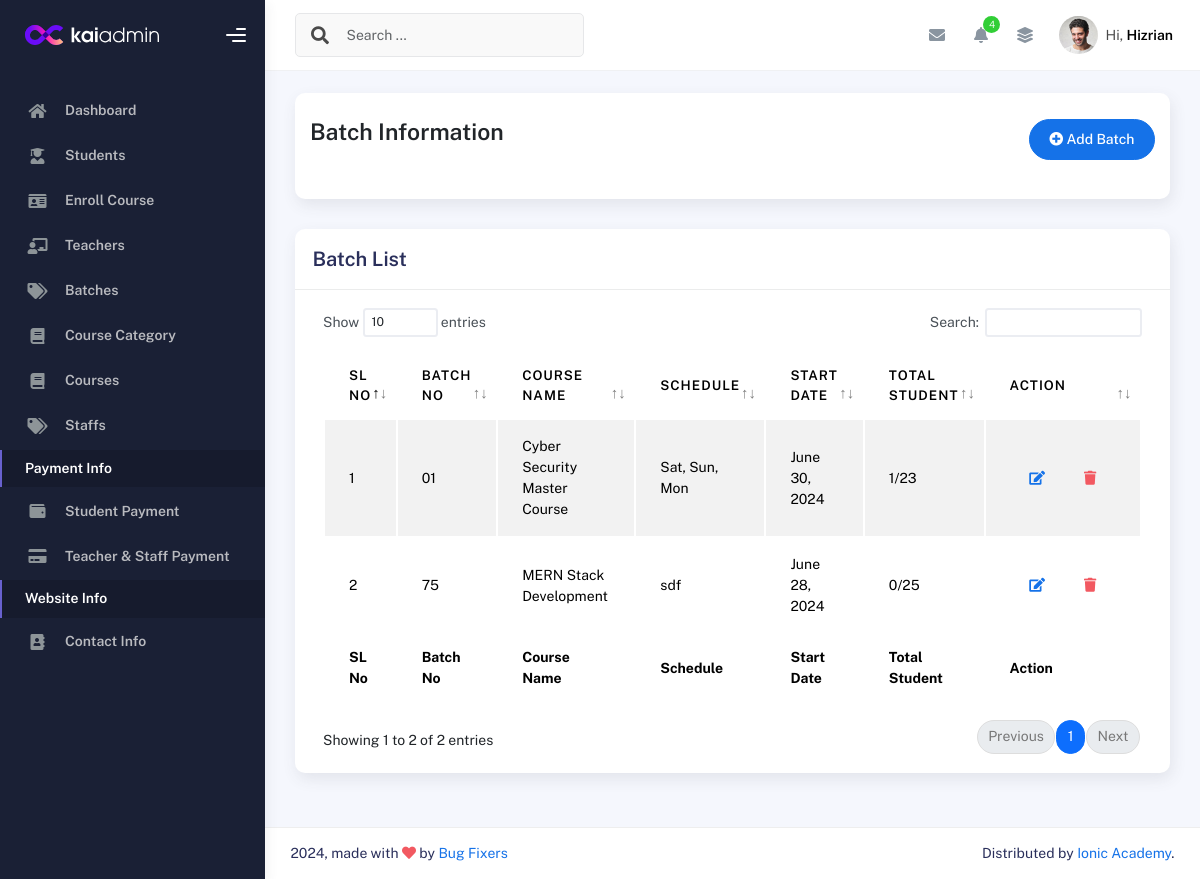
Page /batchlist/ (signed in) on the committed database.
### IMSapp/models.py (models this page shows, shortened)
class BatchInfoModel(models.Model):
    BatchNo=models.CharField(max_length=100,null=True)
    Batchschedule=models.CharField(max_length=100,null=True)
    STATUS = [
        ('On-Going','On-Going'),
        ('Upcomming','Upcomming'),
        ('Completed','Completed')
    ]
    Status=models.CharField(choices = STATUS, max_length=100,null=True)
    BatchStartDate=models.DateField(null=True)
    TotalStudent=models.CharField(max_length=100,null=True)
    BatchInstructor=models.CharField(max_length=100,null=True)
    CourseName=models.ForeignKey(CourseInfoModel,on_delete = models.SET_NULL,related_name='coursenameinfo',null=True)

class CourseInfoModel(models.Model):
    CourseName=models.CharField(max_length=150, null=True)
    Sologan=models.CharField(max_length=100, null=True)
    ShortSummary=models.CharField(max_length=150, null=True)
    CourseCategory=models.ForeignKey(CourseCategoryModel,on_delete=models.SET_NULL,related_name='coursecategory', null=True)
    Lecture=models.IntegerField(null=True)
    CourseDuration=models.IntegerField(null=True)
    WeeklyClass=models.IntegerField(null=True)
    ClassDuration=models.IntegerField(null=True)
    TotalProject=models.IntegerField(null=True)
    CourseOverview=models.TextField(null=True)
    CourseCurrriculum=models.TextField(null=True)
    Software=models.TextField(max_length=200, null=True)
    CourseFor=models.TextField(null=True)
    JobPositions=models.TextField(null=True)
    CourseFee=models.IntegerField(null=True)
    IntroVideo=models.CharField(max_length=200, null=True)
    CourseImage=models.ImageField(upload_to='media/courseImage', null=True)
    def __str__(self):
        return self.CourseName

### IMSapp/batchviews.py (the view)
# urls.py: path('batchlist/',batchlist,name="batchlist"),
@login_required
def batchlist(request):
    batchdata = BatchInfoModel.objects.all()
    combined_data = []
    for data in batchdata:
        enrolledstudent = AdmittedCourseModel.objects.filter(LearningBatch=data).count()
        combined_data.append({
            'batchdata': data,
            'enrolledstudent': enrolledstudent,
        })
    context = {
        'combined_data': combined_data
    }
    return render(request, "batches/batchlist.html", context)

### IMSapp/templates/batches/batchlist.html
{% extends "profilemaster/master.html" %}
{% block content %}
<div class="col-sm-12 col-md-12">
    <div class="card card-stats card-round">
        <div class="card-body">
            <div class="d-flex align-items-left align-items-md-center flex-column flex-md-row pt-2 pb-4">
                <div>
                    <h3 class="fw-bold mb-3">Batch Information</h3>
                </div>
                <div class="ms-md-auto py-2 py-md-0">
                    <a href="{% url 'addbatch' %}" class="btn btn-primary btn-round"><i class="fas fa-plus-circle"></i> Add Batch</a>
                </div>
            </div>
        </div>
    </div>
</div>
<div class="col-md-12">
    <div class="card">
      <div class="card-header">
        <h4 class="card-title">Batch List</h4>
      </div>
      <div class="card-body">
        <div class="table-responsive">
          <table id="basic-datatables" class="display table table-striped table-hover">
            <thead>
              <tr>
                <th>SL No</th>
                <th>Batch No</th>
                <th>Course Name</th>
                <th>Schedule</th>
                <th>Start Date</th>
                <th>Total Student</th>
                <th>Action</th>
              </tr>
            </thead>
            <tfoot>
              <tr>
                <th>SL No</th>
                <th>Batch No</th>
                <th>Course Name</th>
                <th>Schedule</th>
                <th>Start Date</th>
                <th>Total Student</th>
                <th>Action</th>
              </tr>
            </tfoot>
            <tbody>
              {% for i in combined_data %}
                <tr>
                  <td>{{forloop.counter}}</td>
                  <td>{{i.batchdata.BatchNo}}</td>
                  <td>{{i.batchdata.CourseName}}</td>
                  <td>{{i.batchdata.Batchschedule}}</td>
                  <td>{{i.batchdata.BatchStartDate}}</td>
                  <td>{{i.enrolledstudent}}/{{i.batchdata.TotalStudent}}</td>
                  <td>
                    <div class="form-button-action">
                      <a href="{% url 'editbatch' i.batchdata.id %}" class="btn btn-link btn-primary btn-md">
                        <i class="fa fa-edit"></i>
                      </a>
                      <a href="{% url 'deletebatch' i.batchdata.id %}" class="btn btn-link btn-danger btn-md">
                        <i class="fa fa-trash"></i>
                      </a>
                    </div>
                  </td>
                </tr>
              {% endfor %}
            </tbody>
          </table>
        </div>
      </div>
    </div>
  </div>
{% endblock content %}

### rows in the picture
BatchInfoModel: batchdata.BatchNo "01", batchdata.CourseName "Cyber Security Master Course", batchdata.Batchschedule "Sat, Sun, Mon", batchdata.BatchStartDate "June 30, 2024", enrolledstudent "1", batchdata.TotalStudent "23"
BatchInfoModel: batchdata.BatchNo "75", batchdata.CourseName "MERN Stack Development", batchdata.Batchschedule "sdf", batchdata.BatchStartDate "June 28, 2024", enrolledstudent "0", batchdata.TotalStudent "25"
